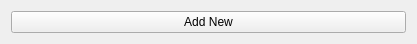
<?xml version="1.0" encoding="UTF-8"?>
<ui version="4.0">
 <class>NewItemWidget</class>
 <widget class="QWidget" name="NewItemWidget">
  <property name="geometry">
   <rect>
    <x>0</x>
    <y>0</y>
    <width>417</width>
    <height>44</height>
   </rect>
  </property>
  <property name="windowTitle">
   <string>Form</string>
  </property>
  <layout class="QHBoxLayout" name="horizontalLayout">
   <item>
    <widget class="QPushButton" name="btn_new_header">
     <property name="text">
      <string>Add New</string>
     </property>
    </widget>
   </item>
  </layout>
 </widget>
 <resources/>
 <connections/>
</ui>
